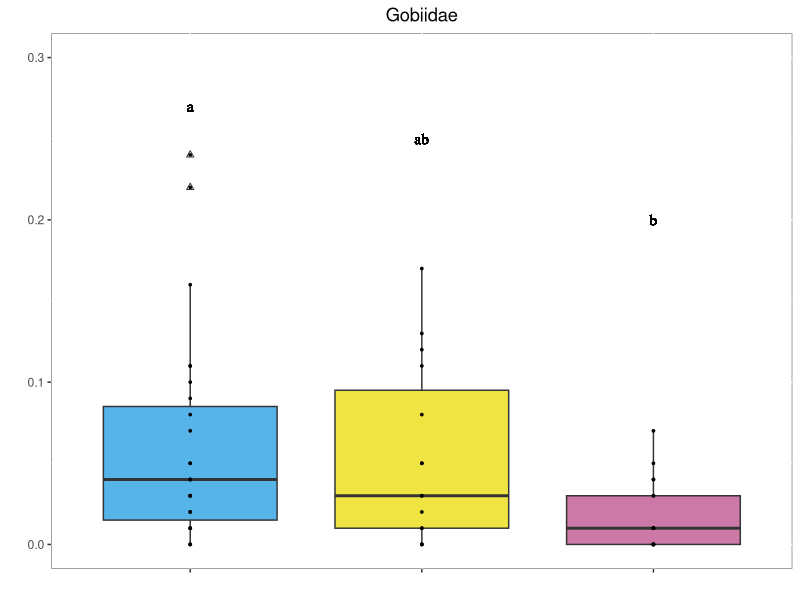
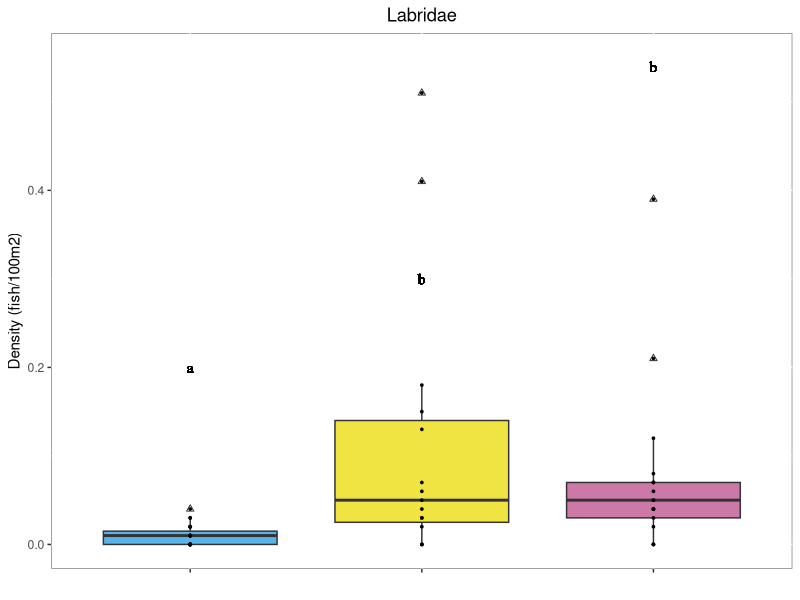
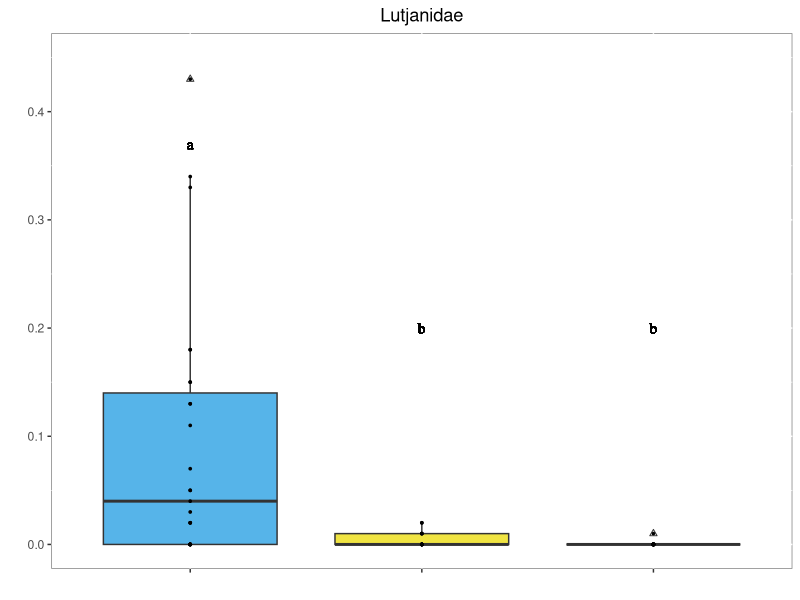
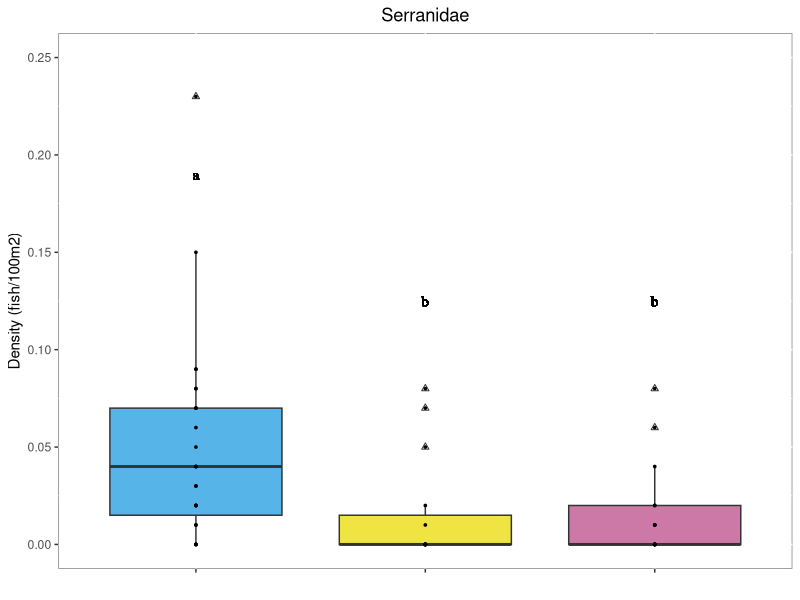
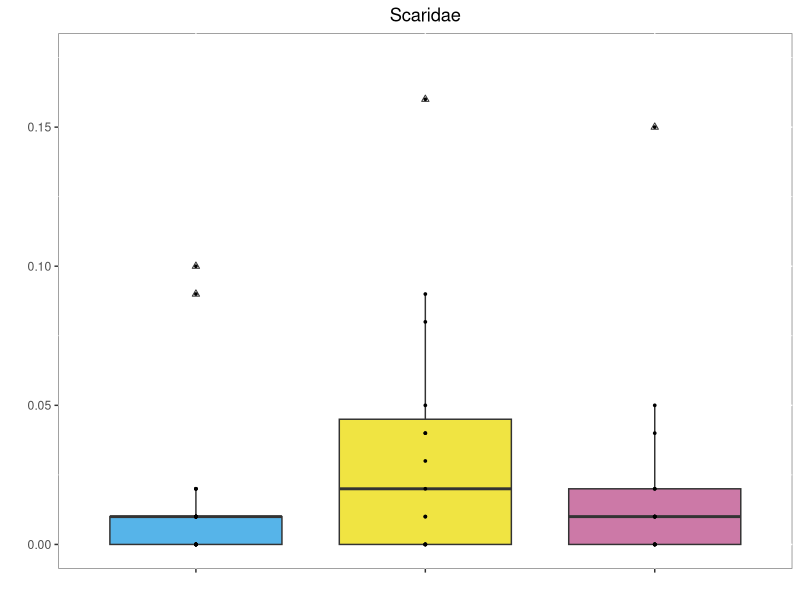
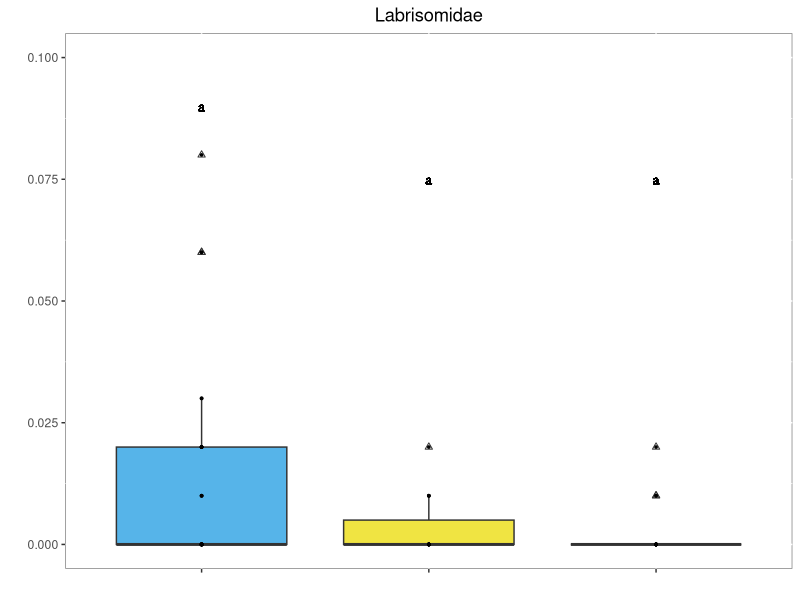
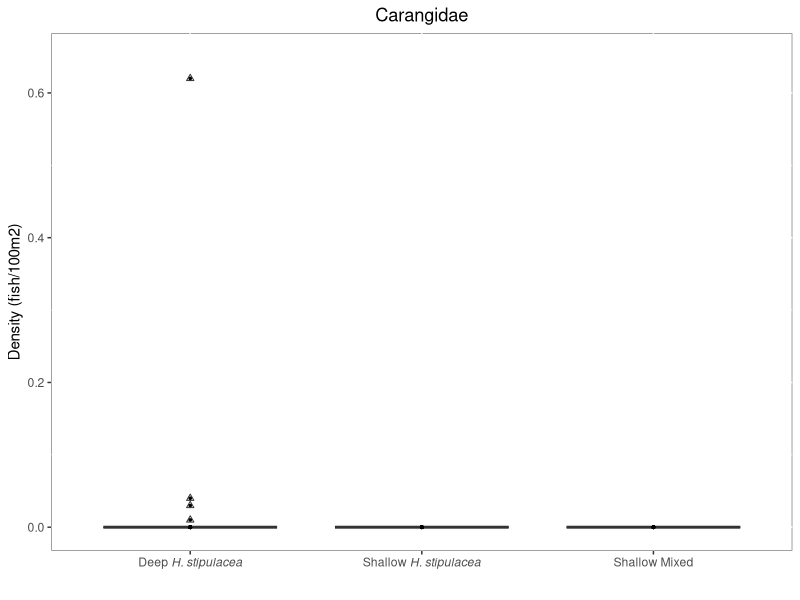
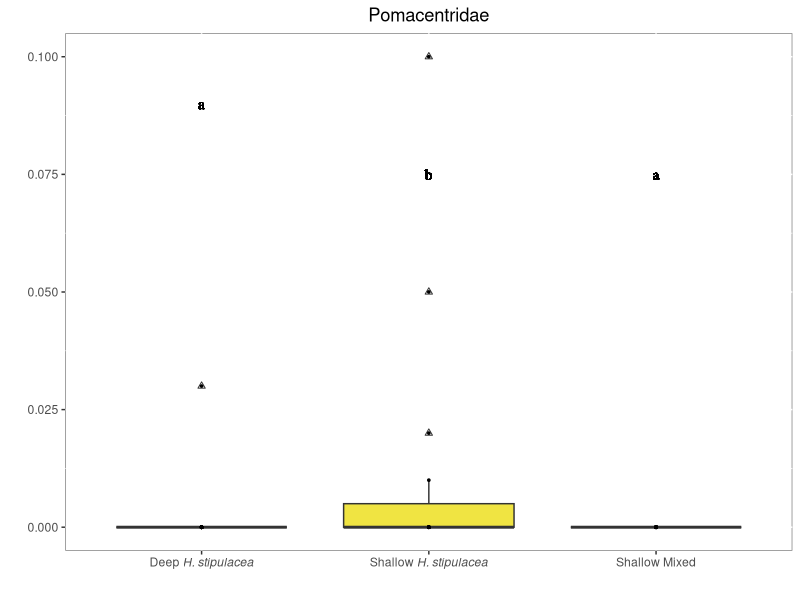

The R source for these figures, in order:
## ---- chunk 1
#libraries
library(tidyverse)
library(patchwork)
#csvs needed
#seagrass information
grass<-read.csv("Data/WeFixedItAnalyzeMe.csv")
#fish family information
fish<-read.csv("Data/AllMerged.csv")


##Seagrass
#adding a totalgrass column, sum of all grass present, and calculating the percent of present seagrass that is halophila 
grass<-grass %>% 
  mutate(totalgrass=(grass$PCovHalophila+
                       grass$PCovThalassia+
                       grass$PCovHalodule+
                       grass$PCovSyringodium)) %>% 
  mutate(PerHalTotal=(grass$PCovHalophila/
                        totalgrass))

#remove transects that dont have any seagrass
grass<-grass%>%
  filter(totalgrass!=0)

##Make the depth bin categories##
grass<- grass%>% 
       mutate(dhcat = case_when((depth >= 15.0) ~ "deep",
                                (depth <= 15.0 & PerHalTotal == 1.0) ~ "hal",
                                (depth <= 15.0 & PerHalTotal < 1.0) ~ "native" ))


#count of number of fish in each family on each transect, want tabular by transect, replaced NA with zeros

fishdens<-fish%>%
  group_by(Transect)%>%
  count(Family)%>%
  pivot_wider(names_from = Family, values_from = n)%>%
  mutate_all(~replace(., is.na(.), 0))

#selected the families contributing to 90% of the differences between all groups, then determined density of each family, by taking the total count of each family divided by 100 which is the area of the transects
  fishdens<-fishdens%>%select(Transect, 
                              Labridae, 
                              Lutjanidae, 
                              Gobiidae, 
                              Serranidae, 
                              Scaridae, 
                              Labrisomidae, 
                              Carangidae, 
                              Pomacentridae, 
                              Monacanthidae )%>%
    mutate("Lab"=Labridae/100, 
                                  "Lut"=Lutjanidae/100,
                                  "Gob"=Gobiidae/100,
                                  "Ser"=Serranidae/100,
                                  "Scar"=Scaridae/100,
                                  "Labm"=Labrisomidae/100,
                                  "Car"=Carangidae/100,
                                  "Pom"=Pomacentridae/100,
                                  "Mon"=Monacanthidae/100)
  


#now merge the two dataframes, so we know the categories and the densities 

  fgmerge<-merge(fishdens, grass[,c("Transect", "dhcat")], by="Transect")

#select columns we want to plot the data, transect, all the densities and the category
plotframe <- fgmerge%>%select(Transect, 
                              Lab, 
                              Lut, 
                              Gob, 
                              Ser, 
                              Scar, 
                              Labm, 
                              Car, 
                              Pom, 
                              Mon, 
                              dhcat)

#now pivot dataframe longer, for plotting, and make the category a factor
plotframe <- plotframe%>%
  pivot_longer(cols = Lab:Mon,
               names_to = "Family",
               values_to = "density")%>%
  mutate(dhcat = as.factor(dhcat))



#get one boxplot working, look how we want it 

Gob<-plotframe%>%
    filter(Family=="Gob")%>%
    ggplot(names=labels, aes(x=dhcat, y=density, fill=dhcat))+
  geom_boxplot(outlier.shape=2)+#change the shape of outliers
  geom_point(size=0.6)+#adds the points onto plot in single line
  xlab(" ")+#no x axis labels 
  ylab(" ")+#no y axis lables
  ggtitle("Gobiidae")+
  theme(plot.title = element_text(hjust = 0.5))+#how to center the title
  scale_fill_manual(
  name = "Category",
  values = c("deep" = "#56B4E9", "hal" = "#F0E442", "native" = "#CC79A7"),
  labels = c(
    "deep"   = expression("Deep "*italic("H. stipulacea")),
    "hal"    = expression("Shallow "*italic("H. stipulacea")),
    "native" = "Shallow Mixed"
  )
)+#pick the colors
  scale_x_discrete(labels = NULL)+
  geom_text(aes(family="serif", fontface="plain"),x= "deep" , y=0.27, label="a")+#add first letter, family and fontface change font and remove bold
  geom_text(aes(family="serif", fontface="plain"),x= "hal" , y=0.25, label="ab")+#add second letter
  geom_text(aes(family="serif", fontface="plain"), x= "native" , y=0.2, label="b")+#add third letter 
  theme(legend.position="none",panel.background = element_rect(fill = "white", colour = "grey50"),plot.title = element_text(hjust = 0.5))+#no legend, gridlines or grey background, centered title
    ylim(0,0.3)#manually set y axis 


Gob

#next plot Labridae

Lab<-plotframe%>%
    filter(Family=="Lab")%>%
    ggplot(names=labels, aes(x=dhcat, y=density, fill=dhcat))+
  geom_boxplot(outlier.shape=2)+#change the shape of outliers
  geom_point(size=0.6)+#adds the points onto plot in single line
  xlab(" ")+#no x axis labels 
  ylab("Density (fish/100m2)")+
  ggtitle("Labridae")+
  theme(plot.title = element_text(hjust = 0.5))+#how to center the title
  scale_fill_manual(
  name = "Category",
  values = c("deep" = "#56B4E9", "hal" = "#F0E442", "native" = "#CC79A7"),
  labels = c(
    "deep"   = expression("Deep "*italic("H. stipulacea")),
    "hal"    = expression("Shallow "*italic("H. stipulacea")),
    "native" = "Shallow Mixed"
  )
)+#pick the colors
  scale_x_discrete(labels = NULL)+
  geom_text(aes(family="serif", fontface="plain"),x= "deep" , y=0.2, label="a")+#add first letter, family and fontface change font and remove bold
  geom_text(aes(family="serif", fontface="plain"),x= "hal" , y=0.3, label="b")+#add second letter
  geom_text(aes(family="serif", fontface="plain"), x= "native" , y=0.54, label="b")+#add third letter
  theme(legend.position="none",panel.background = element_rect(fill = "white", colour = "grey50"),plot.title = element_text(hjust = 0.5))+#no legend, gridlines or grey background, centered title
    ylim(0,0.55)#manually set y axis 
  
Lab
#next plot Lutjanidae 

Lut<-plotframe%>%
    filter(Family=="Lut")%>%
    ggplot(names=labels, aes(x=dhcat, y=density, fill=dhcat))+
  geom_boxplot(outlier.shape=2)+#change the shape of outliers
  geom_point(size=0.6)+#adds the points onto plot in single line
  xlab(" ")+#no x axis labels 
  ylab(" ")+
  ggtitle("Lutjanidae")+
  theme(plot.title = element_text(hjust = 0.5))+#how to center the title
  scale_fill_manual(
  name = "Category",
  values = c("deep" = "#56B4E9", "hal" = "#F0E442", "native" = "#CC79A7"),
  labels = c(
    "deep"   = expression("Deep "*italic("H. stipulacea")),
    "hal"    = expression("Shallow "*italic("H. stipulacea")),
    "native" = "Shallow Mixed"
  )
)+#pick the colors
  scale_x_discrete(labels = NULL)+#add first letter, family and fontface change font and remove bold+
  geom_text(aes(family="serif", fontface="plain"),x= "deep" , y=0.37, label="a")+
  geom_text(aes(family="serif", fontface="plain"),x= "hal" , y=0.2, label="b")+#add second letter
  geom_text(aes(family="serif", fontface="plain"), x= "native" , y=0.2, label="b")+#add third letter
  theme(legend.position="none",panel.background = element_rect(fill = "white", colour = "grey50"),plot.title = element_text(hjust = 0.5))+#no legend, gridlines or grey background, centered title
    ylim(0,0.45)#manually set y axis 
  
Lut

#next is Serranidae
Ser<-plotframe%>%
    filter(Family=="Ser")%>%
    ggplot(names=labels, aes(x=dhcat, y=density, fill=dhcat))+
  geom_boxplot(outlier.shape=2)+#change the shape of outliers
  geom_point(size=0.6)+#adds the points onto plot in single line
  xlab(" ")+#no x axis labels 
  ylab("Density (fish/100m2)")+
  ggtitle("Serranidae")+
  theme(plot.title = element_text(hjust = 0.5))+#how to center the title
  scale_fill_manual(
  name = "Category",
  values = c("deep" = "#56B4E9", "hal" = "#F0E442", "native" = "#CC79A7"),
  labels = c(
    "deep"   = expression("Deep "*italic("H. stipulacea")),
    "hal"    = expression("Shallow "*italic("H. stipulacea")),
    "native" = "Shallow Mixed"
  )
)+#pick the colors
  scale_x_discrete(labels = NULL)+
  geom_text(aes(family="serif", fontface="plain"),x= "deep" , y=0.19, label="a")+#add first letter, family and fontface change font and remove bold
  geom_text(aes(family="serif", fontface="plain"),x= "hal" , y=0.125, label="b")+#add second letter
  geom_text(aes(family="serif", fontface="plain"), x= "native" , y=0.125, label="b")+#add third letter 
 theme(legend.position="none",panel.background = element_rect(fill = "white", colour = "grey50"),plot.title = element_text(hjust = 0.5))+#no legend, gridlines or grey background, centered title
    ylim(0,0.25)#manually set y axis 
Ser

#Scaridae is next

Scar<-plotframe%>%
    filter(Family=="Scar")%>%
    ggplot(names=labels, aes(x=dhcat, y=density, fill=dhcat))+
  geom_boxplot(outlier.shape=2)+#change the shape of outliers
  geom_point(size=0.6)+#adds the points onto plot in single line
  xlab(" ")+#no x axis labels 
  ylab(" ")+#n y axis labels
  ggtitle("Scaridae")+
  theme(plot.title = element_text(hjust = 0.5))+#how to center the title
  scale_fill_manual(
  name = "Category",
  values = c("deep" = "#56B4E9", "hal" = "#F0E442", "native" = "#CC79A7"),
  labels = c(
    "deep"   = expression("Deep "*italic("H. stipulacea")),
    "hal"    = expression("Shallow "*italic("H. stipulacea")),
    "native" = "Shallow Mixed"
  )
)+#pick the colors
  scale_x_discrete(labels = NULL)+
  theme(legend.position="none",panel.background = element_rect(fill = "white", colour = "grey50"),plot.title = element_text(hjust = 0.5))+#no legend, gridlines or grey background, centered title
    ylim(0,0.175)#manually set y axis 

Scar

#Labrisomidae is next

Labm<-plotframe%>%
    filter(Family=="Labm")%>%
    ggplot(names=labels, aes(x=dhcat, y=density, fill=dhcat))+
  geom_boxplot(outlier.shape=2)+#change the shape of outliers
  geom_point(size=0.6)+#adds the points onto plot in single line
  xlab(" ")+#no x axis labels 
  ylab(" ")+#no y axis labels
  ggtitle("Labrisomidae")+
  theme(plot.title = element_text(hjust = 0.5))+#how to center the title
  scale_fill_manual(
  name = "Category",
  values = c("deep" = "#56B4E9", "hal" = "#F0E442", "native" = "#CC79A7"),
  labels = c(
    "deep"   = expression("Deep "*italic("H. stipulacea")),
    "hal"    = expression("Shallow "*italic("H. stipulacea")),
    "native" = "Shallow Mixed"
  )
)+#pick the colors
  scale_x_discrete(labels = NULL)+
  geom_text(aes(family="serif", fontface="plain"),x= "deep" , y=0.09, label="a")+#add first letter, family and fontface change font and remove bold
  geom_text(aes(family="serif", fontface="plain"),x= "hal" , y=0.075, label="a")+#add second letter
  geom_text(aes(family="serif", fontface="plain"), x= "native" , y=0.075, label="a")+#add third letter 
  theme(legend.position="none",panel.background = element_rect(fill = "white", colour = "grey50"),plot.title = element_text(hjust = 0.5))+#no legend, gridlines or grey background, centered title
    ylim(0,0.1)#manually set y axis 

Labm

#Car is next Carangidae
Car<-plotframe%>%
    filter(Family=="Car")%>%
    ggplot(names=labels, aes(x=dhcat, y=density, fill=dhcat))+
  geom_boxplot(outlier.shape=2)+#change the shape of outliers
  geom_point(size=0.6)+#adds the points onto plot in single line
  xlab(" ")+#no x axis labels 
  ylab("Density (fish/100m2)")+
  ggtitle("Carangidae")+
  theme(plot.title = element_text(hjust = 0.5))+#how to center the title
  scale_fill_manual(
  name = "Category",
  values = c("deep" = "#56B4E9", "hal" = "#F0E442", "native" = "#CC79A7"),
  labels = c(
    "deep"   = expression("Deep "*italic("H. stipulacea")),
    "hal"    = expression("Shallow "*italic("H. stipulacea")),
    "native" = "Shallow Mixed"
  )
)+#pick the colors
  scale_x_discrete(labels = c(
  "deep"   = expression("Deep "*italic("H. stipulacea")),
  "hal"    = expression("Shallow "*italic("H. stipulacea")),
  "native" = "Shallow Mixed"
))+
  theme(legend.position="none",panel.background = element_rect(fill = "white", colour = "grey50"),plot.title = element_text(hjust = 0.5))+#no legend, gridlines or grey background, centered title
    ylim(0,0.65)#manually set y axis 
  
Car

#next is  Pomacentridae

Pom<-plotframe%>%
    filter(Family=="Pom")%>%
    ggplot(names=labels, aes(x=dhcat, y=density, fill=dhcat))+
  geom_boxplot(outlier.shape=2)+#change the shape of outliers
  geom_point(size=0.6)+#adds the points onto plot in single line
  xlab(" ")+#no x axis labels 
  ylab(" ")+#n y axis labels
  ggtitle("Pomacentridae")+
  theme(plot.title = element_text(hjust = 0.5))+#how to center the title
  scale_fill_manual(
  name = "Category",
  values = c("deep" = "#56B4E9", "hal" = "#F0E442", "native" = "#CC79A7"),
  labels = c(
    "deep"   = expression("Deep "*italic("H. stipulacea")),
    "hal"    = expression("Shallow "*italic("H. stipulacea")),
    "native" = "Shallow Mixed"
  )
)+#pick the colors
  scale_x_discrete(labels = c(
  "deep"   = expression("Deep "*italic("H. stipulacea")),
  "hal"    = expression("Shallow "*italic("H. stipulacea")),
  "native" = "Shallow Mixed"
))+
  theme(legend.position="none")+#removes legend 
    ylim(0,0.12)+#manually set y axis 
  geom_text(aes(family="serif", fontface="plain"),x= "deep" , y=0.09, label="a")+#add first letter, family and fontface change font and remove bold
  geom_text(aes(family="serif", fontface="plain"),x= "hal" , y=0.075, label="b")+#add second letter
  geom_text(aes(family="serif", fontface="plain"), x= "native" , y=0.075, label="a")+#add third letter 
  theme(legend.position="none",panel.background = element_rect(fill = "white", colour = "grey50"),plot.title = element_text(hjust = 0.5))+#no legend, gridlines or grey background, centered title
    ylim(0,0.1)#manually set y axis 
  
Pom

#next is Monacanthidae

Mon<-plotframe%>%
    filter(Family=="Mon")%>%
    ggplot(names=labels, aes(x=dhcat, y=density, fill=dhcat))+
  geom_boxplot(outlier.shape=2)+#change the shape of outliers
  geom_point(size=0.6)+#adds the points onto plot in single line
  xlab(" ")+#no x axis labels 
  ylab(" ")+#no y axis labels
  ggtitle("Monacanthidae")+
  theme(plot.title = element_text(hjust = 0.5))+#how to center the title
 scale_fill_manual(
  name = "Category",
  values = c("deep" = "#56B4E9", "hal" = "#F0E442", "native" = "#CC79A7"),
  labels = c(
    "deep"   = expression("Deep "*italic("H. stipulacea")),
    "hal"    = expression("Shallow "*italic("H. stipulacea")),
    "native" = "Shallow Mixed"
  )
)+#pick the colors
  scale_x_discrete(labels = c(
  "deep"   = expression("Deep "*italic("H. stipulacea")),
  "hal"    = expression("Shallow "*italic("H. stipulacea")),
  "native" = "Shallow Mixed"
))+
  theme(panel.background = element_rect(fill = "white", colour = "grey50"),plot.title = element_text(hjust = 0.5))+#no legend, gridlines or grey background, centered title
    ylim(0,0.035)#manually set y axis 
  
Mon

#add the theme to set font to size 12
Lab<-Lab + theme( text = element_text(size = 12),          # minimum readable font
  axis.text = element_text(size = 12),
  axis.title = element_text(size = 12),
  plot.title = element_text(size = 12),
  legend.text = element_text(size = 12)
)

Lab

Lut<-Lut+ theme( text = element_text(size = 12),          # minimum readable font
  axis.text = element_text(size = 12),
  axis.title = element_text(size = 12),
  plot.title = element_text(size = 12),
  legend.text = element_text(size = 12)
)

Gob<-Gob+ theme( text = element_text(size = 12),          # minimum readable font
  axis.text = element_text(size = 12),
  axis.title = element_text(size = 12),
  plot.title = element_text(size = 12),
  legend.text = element_text(size = 12)
)
  Ser<-Ser+ theme( text = element_text(size = 12),          # minimum readable font
  axis.text = element_text(size = 12),
  axis.title = element_text(size = 12),
  plot.title = element_text(size = 12),
  legend.text = element_text(size = 12)
)
  Scar<-Scar+ theme( text = element_text(size = 12),          # minimum readable font
  axis.text = element_text(size = 12),
  axis.title = element_text(size = 12),
  plot.title = element_text(size = 12),
  legend.text = element_text(size = 12)
)
  
  Labm<-Labm+ theme( text = element_text(size = 12),          # minimum readable font
  axis.text = element_text(size = 12),
  axis.title = element_text(size = 12),
  plot.title = element_text(size = 12),
  legend.text = element_text(size = 12)
)
  
  Labm
 
   Car<-Car+ theme( text = element_text(size = 12),          # minimum readable font
  axis.text = element_text(size = 12),
  axis.title = element_text(size = 12),
  plot.title = element_text(size = 12),
  legend.text = element_text(size = 12)
,axis.text.x = element_text(angle = 35, hjust = 1))
  
   Pom<-Pom+ theme( text = element_text(size = 12),          # minimum readable font
  axis.text = element_text(size = 12),
  axis.title = element_text(size = 12),
  plot.title = element_text(size = 12),
  legend.text = element_text(size = 12)
,axis.text.x = element_text(angle = 35, hjust = 1))
  Mon<-Mon+ theme( text = element_text(size = 12),          # minimum readable font
  axis.text = element_text(size = 12),
  axis.title = element_text(size = 12),
  plot.title = element_text(size = 12),
  legend.text = element_text(size = 12)
,axis.text.x = element_text(angle = 35, hjust = 1))
  
  Mon

#patchwork help  https://gotellilab.github.io/GotelliLabMeetingHacks/NickGotelli/ggplotPatchwork.html
DifferentScales<-Lab+Lut+Gob+Ser+Scar+Labm+Car+Pom+Mon+plot_layout(ncol=3)

DifferentScales
#and now export using ggsave



ggsave(filename = "DensityPlot.png", plot = DifferentScales, width = 10, height = 7, units = "in",bg="white", dpi = 300)




## ---- chunk 2

library(ggforce)

Gob<-plotframe%>%
    filter(Family=="Gob")%>%
    ggplot(names=labels, aes(x=dhcat, y=density, fill=dhcat))+
  geom_violin()+
  geom_sina()+
  geom_boxplot(fill=NA,alpha=0,width=0.1)+
  xlab(" ")+#no x axis labels 
  ylab(" ")+#no y axis lables
  ggtitle("Gobiidae")+
  theme(plot.title = element_text(hjust = 0.5))+#how to center the title
  scale_fill_manual(name = "Category", labels = c(">15m", "< 15m & 100% Halophila","< 15m & Native Present"),values = c("#56B4E9","#F0E442","#CC79A7"))+#pick the colors
  scale_x_discrete(labels=c(">15m", "< 15m & \n 100% Halophila","<15m & \n  Native Present"))+
  geom_text(aes(family="serif", fontface="plain"),x= "deep" , y=0.27, label="a")+#add first letter, family and fontface change font and remove bold
  geom_text(aes(family="serif", fontface="plain"),x= "hal" , y=0.25, label="ab")+#add second letter
  geom_text(aes(family="serif", fontface="plain"), x= "native" , y=0.2, label="b")+#add third letter 
  theme(legend.position="none",panel.background = element_rect(fill = "white", colour = "grey50"),plot.title = element_text(hjust = 0.5))+#no legend, gridlines or grey background, centered title
    ylim(0,0.3)#manually set y axis 

Gob

## ---- chunk 3
library(readr)
library(tidyverse)
library(patchwork)
#import csv
AllMerged<- read_csv("Data/AllMerged.csv")

#total count of each type of fish on each transect, select for snappers, then calculate density
snap<-AllMerged %>%
  group_by(Transect)%>%
  count(Common.Names)%>%
  pivot_wider(names_from = Common.Names , values_from = n)%>%
   select("Transect", 
          "Yellowtail Snapper", 
          "Lane Snapper", 
          "Cubera Snapper")%>%mutate(ysdens=`Yellowtail Snapper`/100,
                                     lsdens=`Lane Snapper`/100,
                                     csdens=`Cubera Snapper`/100)%>%
  select(Transect,
         ysdens, 
         lsdens, 
         csdens)

##Turning NAs to 0s
snap[is.na(snap)] <- 0


#pivot longer for analysis/plotting
snap<-snap%>%
  pivot_longer(cols = ysdens:csdens,
               names_to = "Species",
               values_to = "density")

#importing the information for categories
categories<- read_csv("Data/WeFixedItAnalyzeMe.csv")

#make a total grass, and percent of grass that is Halophila column
grass<-categories %>%
  mutate(totalgrass= (PCovHalophila+
                        PCovThalassia+
                        PCovHalodule+
                        PCovSyringodium)) %>%
  mutate(PerHalTotal=(PCovHalophila/totalgrass))

##remove the transects with no seagrass
grass<-grass%>%
  filter(totalgrass!=0)

##Make a category column##
 grass <- grass %>%
       mutate(dcat = case_when((depth >= 15.0) ~ "deep",
                                (depth <= 15.0 & PerHalTotal == 1.0) ~ "hal",
                                (depth <= 15.0 & PerHalTotal < 1.0) ~ "native" ))%>%
   select(Transect, dcat)

#now we merge with our fish info, so we have cat info
snapsbro<- merge(grass, snap, by= "Transect")

#get yellowtail boxplot working, look how we want it 

YT<-snapsbro%>%
    filter(Species=="ysdens")%>%
    ggplot(names=labels, aes(x=dcat, y=density, fill=dcat))+
  geom_boxplot(outlier.shape=2)+#change the shape of outliers
  geom_point(size=0.6)+#adds the points onto plot in single line
  xlab(" ")+#no x axis labels 
  ylab("Density (individuals/100m2)")+
  ggtitle("Ocyurus chrysurus")+
  theme(plot.title = element_text(hjust = 0.5))+#how to center the title
  scale_fill_manual(name = "Category", labels = c(">15m", "< 15m & 100% Halophila","< 15m & Native Present"),values = c("#56B4E9","#F0E442","#CC79A7"))+#pick the colors
  scale_x_discrete(labels=c(">15m", "< 15m & \n 100% Halophila","<15m & \n Native Present"))+geom_text(aes(family="serif", fontface="plain"),x= "deep" , y=0.35, label="a")+#add first letter, family and fontface change font and remove bold
  geom_text(aes(family="serif", fontface="plain"),x= "hal" , y=0.2, label="b")+#add second letter
  geom_text(aes(family="serif", fontface="plain"), x= "native" , y=0.2, label="b")+#add third letter 
theme(legend.position="none",panel.background = element_rect(fill = "white", colour = "grey50"),plot.title = element_text(hjust = 0.5))#no legend, no gridlines or grey background, centered title
  

YT

#lane snapper
LS<-snapsbro%>%
    filter(Species=="lsdens")%>%
    ggplot(names=labels, aes(x=dcat, y=density, fill=dcat))+
  geom_boxplot(outlier.shape=2)+#change the shape of outliers
  geom_point(size=0.6)+#adds the points onto plot in single line
  xlab(" ")+#no x axis labels 
  ylab(" ")+
  ggtitle("Lutjanus synagris")+
  theme(plot.title = element_text(hjust = 0.5))+#how to center the title
  scale_fill_manual(name = "Category", labels = c(">15m", "< 15m & 100% Halophila","< 15m & Native Present"),values = c("#56B4E9","#F0E442","#CC79A7"))+#pick the colors
  scale_x_discrete(labels=c(">15m", "< 15m & \n 100% Halophila","<15m & \n Native Present"))+geom_text(aes(family="serif", fontface="plain"),x= "deep" , y=0.11, label="a")+#add first letter, family and fontface change font and remove bold
  geom_text(aes(family="serif", fontface="plain"),x= "hal" , y=0.05, label="ab")+#add second letter
  geom_text(aes(family="serif", fontface="plain"), x= "native" , y=0.05, label="b")+#add third letter 
  theme(legend.position="none",panel.background = element_rect(fill = "white", colour = "grey50"),plot.title = element_text(hjust = 0.5))#no legend, no gridlines or grey background, centered title
  

LS

#Cubera Snapper
CS<-snapsbro%>%
    filter(Species=="csdens")%>%
    ggplot(names=labels, aes(x=dcat, y=density, fill=dcat))+
  geom_boxplot(outlier.shape=2)+#change the shape of outliers
  geom_point(size=0.6)+#adds the points onto plot in single line
  xlab(" ")+#no x axis labels 
  ylab("Density (individuals/100m2)")+#no y axis label
  ggtitle("Lutjanus cyanopterus")+
  theme(plot.title = element_text(hjust = 0.5))+#how to center the title
  scale_fill_manual(name = "Category", labels = c(">15m", "< 15m & 100% Halophila","< 15m & Native Present"),values = c("#56B4E9","#F0E442","#CC79A7"))+#pick the colors
  scale_x_discrete(labels=c(">15m", "< 15m & \n 100% Halophila","<15m & \n Native Present"))+
  theme(legend.position="none",panel.background = element_rect(fill = "white", colour = "grey50"),plot.title = element_text(hjust = 0.5))#no legend, no gridlines or grey background, centered title
  
CS

#Lutjanidae plot with legend for patchwork, need to run above code first before making this plot, just to make the dataframes that are needed 

#look at Lutjanidae plot to see what is needed
Lut1<-plotframe%>%
    filter(Family=="Lut")%>%
    ggplot(names=labels, aes(x=dhcat, y=density, fill=dhcat))+
  geom_boxplot(outlier.shape=2)+#change the shape of outliers
  geom_point(size=0.6)+#adds the points onto plot in single line
  xlab(" ")+#no x axis labels 
  ylab(" ")+
  ggtitle("Lutjanidae")+
  theme(plot.title = element_text(hjust = 0.5))+#how to center the title
  scale_fill_manual(name = "Category", labels = c(">15m", "< 15m & 100% Halophila","< 15m & Native Present"),values = c("#56B4E9","#F0E442","#CC79A7"))+#pick the colors
  scale_x_discrete(labels=c(">15m", "< 15m & \n 100% Halophila","<15m & \n Native Present"))+geom_text(aes(family="serif", fontface="plain"),x= "deep" , y=0.4, label="a")+#add first letter, family and fontface change font and remove bold
  geom_text(aes(family="serif", fontface="plain"),x= "hal" , y=0.2, label="b")+#add second letter
  geom_text(aes(family="serif", fontface="plain"), x= "native" , y=0.2, label="b")+#add third letter
  theme(panel.background = element_rect(fill = "white", colour = "grey50"),plot.title = element_text(hjust = 0.5))+#no legend, gridlines or grey background, centered title
    ylim(0,0.45)#manually set y axis 
  
Lut1
  

#combine all three plots
snap<-YT+LS+CS+Lut1
snap


